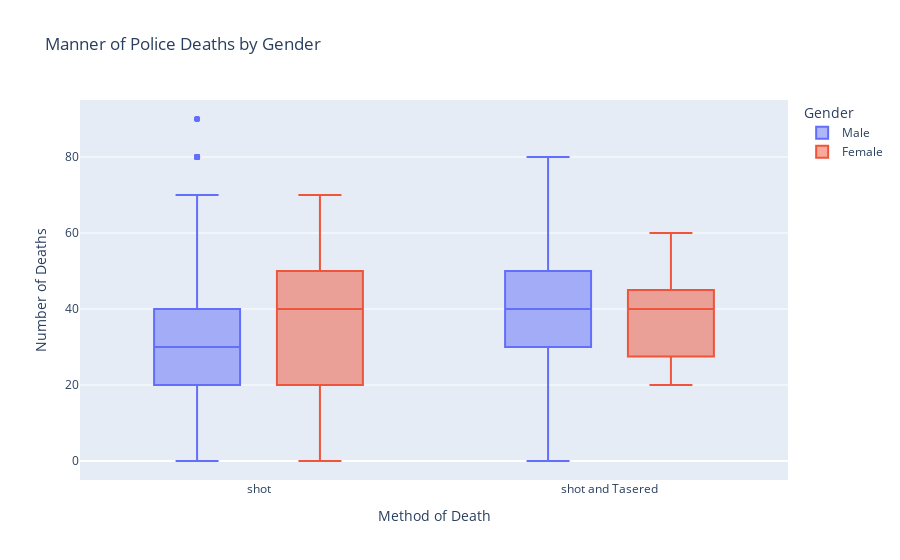

The notebook cell this image was saved under:
### Code cell
gender_MoD_box = go.Figure()

gender_MoD_box.add_trace(go.Box(x=male_MoD.manner_of_death,
                                y=male_MoD.age,
                                quartilemethod="linear",
                                name='Male'))

gender_MoD_box.add_trace(go.Box(x=female_MoD.manner_of_death,
                                y=female_MoD.age,
                                quartilemethod="linear",
                                name='Female'))

gender_MoD_box.update_layout(title_text = "Manner of Police Deaths by Gender",
                             legend_title_text='Gender',
                             boxmode='group')
gender_MoD_box.update_xaxes(title_text="Method of Death")
gender_MoD_box.update_yaxes(title_text="Number of Deaths")
gender_MoD_box.show()

### Figure 1 — Plotly figure (JSON) as saved in the notebook; plotly's stock layout.template omitted (floating-point values rounded to 4 significant figures; data arrays with more than 128 entries replaced by an {"elided": "..."} marker saying what was removed)
{"data": [{"name": "Male", "quartilemethod": "linear", "type": "box", "x": {"elided": "2428 str values"}, "y": {"elided": "2428 int values"}}, {"name": "Female", "quartilemethod": "linear", "type": "box", "x": ["shot", "shot and Tasered", "shot", "shot", "shot", "shot", "shot", "shot", "shot", "shot", "shot", "shot", "shot", "shot", "shot", "shot", "shot", "shot", "shot and Tasered", "shot", "shot", "shot", "shot", "shot", "shot and Tasered", "shot", "shot", "shot", "shot", "shot", "shot", "shot", "shot", "shot", "shot", "shot", "shot", "shot", "shot", "shot", "shot", "shot", "shot", "shot", "shot", "shot", "shot", "shot", "shot", "shot", "shot", "shot", "shot", "shot", "shot", "shot", "shot", "shot", "shot", "shot", "shot", "shot", "shot", "shot", "shot", "shot", "shot", "shot", "shot", "shot", "shot", "shot", "shot", "shot", "shot", "shot", "shot", "shot", "shot", "shot", "shot", "shot", "shot and Tasered", "shot", "shot", "shot and Tasered", "shot", "shot", "shot", "shot", "shot", "shot", "shot", "shot", "shot", "shot", "shot", "shot", "shot", "shot", "shot", "shot", "shot", "shot", "shot", "shot", "shot"], "y": [30, 20, 20, 40, 40, 40, 20, 30, 30, 40, 40, 20, 50, 50, 30, 30, 50, 20, 40, 30, 40, 20, 40, 40, 30, 30, 20, 40, 60, 60, 50, 50, 20, 40, 40, 30, 60, 50, 50, 20, 60, 50, 40, 10, 20, 30, 30, 40, 30, 40, 30, 40, 40, 20, 30, 50, 40, 40, 20, 40, 60, 20, 30, 30, 0, 40, 20, 40, 20, 40, 50, 50, 30, 70, 20, 20, 40, 30, 60, 40, 50, 70, 40, 20, 20, 60, 30, 30, 50, 20, 60, 20, 20, 50, 50, 30, 40, 0, 20, 30, 30, 0, 30, 50, 40, 20, 60]}], "layout": {"boxmode": "group", "legend": {"title": {"text": "Gender"}}, "title": {"text": "Manner of Police Deaths by Gender"}, "xaxis": {"title": {"text": "Method of Death"}}, "yaxis": {"title": {"text": "Number of Deaths"}}}}
